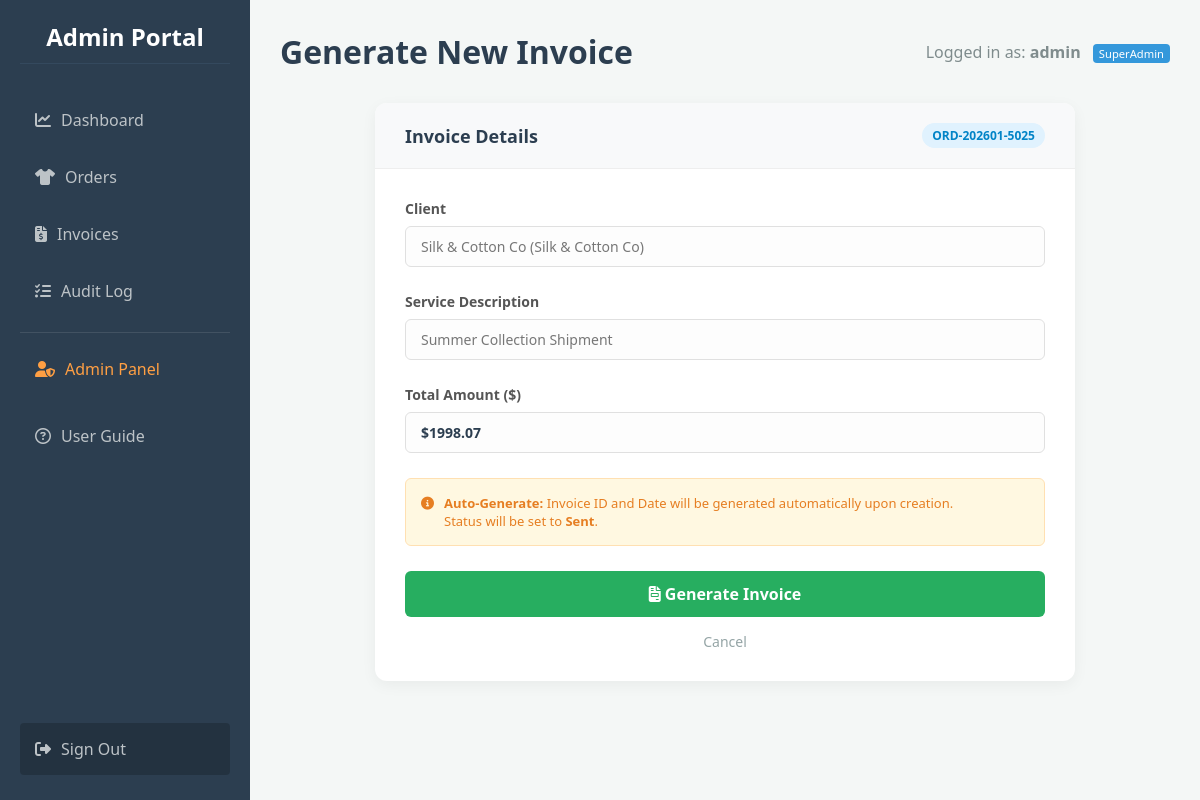
/invoices/create/201 (signed in), run on the app's committed database.
### app.py (models this page shows)
class User(db.Model):
    id = db.Column(db.Integer, primary_key=True)
    custom_id = db.Column(db.String(50), unique=True)
    username = db.Column(db.String(100), unique=True, nullable=False)
    password = db.Column(db.String(100), nullable=False)
    role = db.Column(db.String(20), default='Staff')
    is_suspended = db.Column(db.Boolean, default=False)
    must_change_password = db.Column(db.Boolean, default=False)

class Order(db.Model):
    id = db.Column(db.Integer, primary_key=True)
    order_code = db.Column(db.String(50), unique=True)
    client_id = db.Column(db.Integer, db.ForeignKey('client.id'), nullable=False)
    description = db.Column(db.String(200), nullable=False)
    amount = db.Column(db.Float, nullable=False)
    date_placed = db.Column(db.DateTime, default=datetime.utcnow)
    status = db.Column(db.String(50), default='Pending')
    client = db.relationship('Client', backref=db.backref('orders', lazy=True))

class Client(db.Model):
    id = db.Column(db.Integer, primary_key=True)
    name = db.Column(db.String(100), nullable=False)
    email = db.Column(db.String(100), nullable=False)
    company = db.Column(db.String(100))

### app.py (the view, shortened to what this page needs)
@app.route('/invoices/create/<int:order_id>', methods=['GET', 'POST'])
@operator_required
def create_invoice(order_id):
    order = Order.query.get_or_404(order_id)
    return render_template('create_invoice.html', order=order)

### app.py (called while the page is built)
@app.before_request
def load_user():
    g.user = None
    if 'user_id' in session: g.user = User.query.get(session['user_id'])

def operator_required(f):
    @wraps(f)
    def decorated_function(*args, **kwargs):
        if not g.user or g.user.role == 'Staff':
            flash("Access Denied: Staff accounts cannot perform this action.", "danger")
            return redirect(url_for('dashboard'))
        return f(*args, **kwargs)
    return decorated_function

### templates/create_invoice.html (shortened to what this page needs)
{% extends "base.html" %}
{% block header %}
    Generate New Invoice
{% endblock %}
{% block content %}
<div class="form-card">
    <div class="form-header">
        <h3>Invoice Details</h3>
        <span class="order-tag">{{ order.order_code }}</span>
    </div>
    <div class="form-body">
        <form method="POST">
            <div class="form-row">
                <label>Client</label>
                <div class="readonly-field">{{ order.client.name }} ({{ order.client.company }})</div>
            </div>
            <div class="form-row">
                <label>Service Description</label>
                <div class="readonly-field">{{ order.description }}</div>
            </div>
            <div class="form-row">
                <label>Total Amount ($)</label>
                <div class="readonly-field" style="font-weight: bold; color: #2c3e50;">
                    ${{ "%.2f"|format(order.amount) }}
                </div>
            </div>
            <div style="background: #fff8e1; border: 1px solid #ffe0b2; padding: 15px; border-radius: 6px; margin-bottom: 25px; font-size: 13px; color: #e67e22; display: flex; align-items: start; gap: 10px;">
                <i class="fa-solid fa-circle-info" style="margin-top: 3px;"></i>
                <div>
                    <strong>Auto-Generate:</strong> Invoice ID and Date will be generated automatically upon creation.<br>
                    Status will be set to <strong>Sent</strong>.
                </div>
            </div>
            <button type="submit" class="submit-btn">
                <i class="fa-solid fa-file-invoice"></i> Generate Invoice
            </button>
            <a href="{{ url_for('orders') }}" class="cancel-link">Cancel</a>
        </form>
    </div>
</div>
{% endblock %}

### templates/base.html (shortened to what this page needs)
<!DOCTYPE html>
<html lang="en">
<head>
    <link rel="stylesheet" href="https://cdnjs.cloudflare.com/ajax/libs/font-awesome/6.4.0/css/all.min.css">
    <link rel="stylesheet" href="{{ url_for('static', filename='style.css') }}">
</head>
<body>
    <nav class="sidebar">
        <h2>Admin Portal</h2>
        <a href="{{ url_for('dashboard') }}" class="{{ 'active' if request.path == '/dashboard' else '' }}">
            <i class="fa-solid fa-chart-line" style="margin-right: 10px;"></i>Dashboard
        </a>
        <a href="{{ url_for('orders') }}" class="{{ 'active' if request.path == '/orders' else '' }}">
            <i class="fa-solid fa-shirt" style="margin-right: 10px;"></i>Orders
        </a>
        <a href="{{ url_for('invoices') }}" class="{{ 'active' if request.path == '/invoices' else '' }}">
            <i class="fa-solid fa-file-invoice-dollar" style="margin-right: 10px;"></i>Invoices
        </a>
        <a href="{{ url_for('audit_log') }}" class="{{ 'active' if request.path == '/audit' else '' }}">
            <i class="fa-solid fa-list-check" style="margin-right: 10px;"></i>Audit Log
        </a>
        {% if g.user and g.user.role == 'SuperAdmin' %}
            <div style="border-top: 1px solid rgba(255,255,255,0.1); margin: 10px 0; padding-top: 10px;">
                <a href="{{ url_for('admin_panel') }}" class="{{ 'active' if request.path.startswith('/admin') else '' }}" style="color: #ff9f43;">
                    <i class="fa-solid fa-user-shield" style="margin-right: 10px;"></i>Admin Panel
                </a>
            </div>
        {% endif %}
        <a href="{{ url_for('guide') }}" class="{{ 'active' if request.path == '/guide' else '' }}">
            <i class="fa-regular fa-circle-question" style="margin-right: 10px;"></i>User Guide
        </a>
        <a href="{{ url_for('logout') }}" style="margin-top: auto; background: rgba(0,0,0,0.2);">
            <i class="fa-solid fa-right-from-bracket" style="margin-right: 10px;"></i>Sign Out
        </a>
    </nav>
    <div class="main-content">
        <div class="header">
            <h1>{% block header %}{% endblock %}</h1>
            <div class="user-info" style="color: #7f8c8d;">
                {% if g.user %}
                    Logged in as: <strong>{{ g.user.username }}</strong>
                    <span class="role-badge" style="background-color: #3498db; color: white;">{{ g.user.role }}</span>
                {% else %}
                    Guest
                {% endif %}
            </div>
        </div>
        <div class="content-area">
            {% block content %}{% endblock %}
        </div>
    </div>
</body>
</html>

### static/style.css (style rules this page uses)
* { box-sizing: border_box; margin: 0; padding: 0; font-family: 'Segoe UI', Tahoma, Geneva, Verdana, sans-serif; }
body { background-color: #f4f7f6; display: flex; min-height: 100vh; }
.sidebar { width: 250px; background-color: #2c3e50; color: white; padding: 20px; display: flex; flex-direction: column; }
.sidebar h2 { margin-bottom: 30px; font-size: 24px; text-align: center; border-bottom: 1px solid #34495e; padding-bottom: 10px; }
.sidebar a { color: #bdc3c7; text-decoration: none; padding: 15px; margin-bottom: 5px; border-radius: 4px; transition: 0.3s; }
.main-content { flex: 1; padding: 30px; overflow-y: auto; }
.header { display: flex; justify-content: space-between; align-items: center; margin-bottom: 30px; }

### templates/base.html (style rules this page uses)
* { box-sizing: border-box; margin: 0; padding: 0; font-family: 'Segoe UI', Tahoma, Geneva, Verdana, sans-serif; }
body { background-color: #f4f7f6; display: flex; min-height: 100vh; }
.sidebar { width: 250px; background-color: #2c3e50; color: white; padding: 20px; display: flex; flex-direction: column; flex-shrink: 0; }
.sidebar h2 { margin-bottom: 30px; font-size: 24px; text-align: center; border-bottom: 1px solid #34495e; padding-bottom: 10px; }
.sidebar a { color: #bdc3c7; text-decoration: none; padding: 15px; margin-bottom: 5px; border-radius: 4px; transition: 0.3s; display: block; }
.main-content { flex: 1; padding: 30px; overflow-y: auto; }
.header { display: flex; justify-content: space-between; align-items: center; margin-bottom: 30px; }
.header h1 { color: #2c3e50; }
.role-badge { font-size: 0.7em; padding: 2px 6px; border-radius: 4px; background: rgba(255,255,255,0.2); margin-left: 8px; vertical-align: middle; }

### templates/create_invoice.html (style rules this page uses)
.form-card { background: white; border-radius: 12px; box-shadow: 0 4px 15px rgba(0,0,0,0.05); max-width: 700px; margin: 0 auto; overflow: hidden; }
.form-header { background: #f8f9fa; padding: 20px 30px; border-bottom: 1px solid #eee; display: flex; justify-content: space-between; align-items: center; }
.form-header h3 { margin: 0; color: #2c3e50; font-size: 18px; }
.order-tag { background: #e0f2fe; color: #0284c7; padding: 4px 10px; border-radius: 20px; font-size: 12px; font-weight: bold; }
.form-body { padding: 30px; }
.form-row { margin-bottom: 25px; }
.form-row label { display: block; margin-bottom: 8px; font-weight: 600; color: #555; font-size: 14px; }
.readonly-field { background: #fdfdfd; border: 1px solid #e0e0e0; padding: 10px 15px; border-radius: 6px; color: #777; font-size: 14px; }
.submit-btn { width: 100%; padding: 12px; background-color: #27ae60; color: white; border: none; border-radius: 6px; font-size: 16px; font-weight: bold; cursor: pointer; transition: 0.2s; }
.cancel-link { display: block; text-align: center; margin-top: 15px; color: #95a5a6; text-decoration: none; font-size: 14px; }

### data on the page
User: user.username "admin", user.role "SuperAdmin"
Order: order_code "ORD-202601-5025", description "Summer Collection Shipment", amount "1998.07"
Client: client.name "Silk & Cotton Co", client.company "Silk & Cotton Co"
